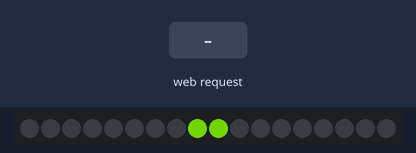
A sketch run on a simulated ESP8266 (NodeMCU). Parts: 18 RGB LEDs in strip order, left to right. The test bench sets the inputs (shaded band). Dim RGB values are drawn brighter than linear; WiFi joins after 1.5 s; servers stay silent unless stated; random numbers use the default seed unless the sketch sets one; what the sketch prints to the serial monitor is not drawn.

Above: at 9.2 s.
9.3 s: HTTP request GET /?status=120&notify=120&user=120 received
At 9.45 s:
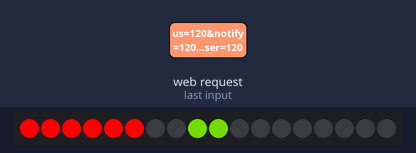
10.8 s: HTTP request GET /?status=1 received
At 13.53 s:
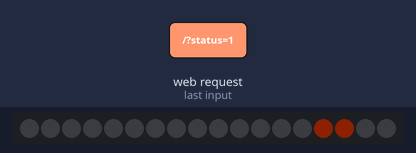
32.0 s: HTTP request GET /?status=1&notify=1&user=1 received
At 32.15 s:
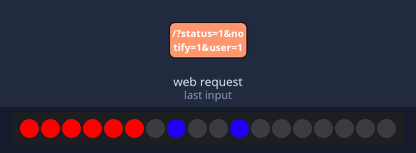
37.8 s: HTTP request GET /?status=1&notify=1&user=1 received
At 37.95 s:
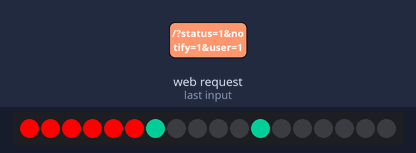

The sketch:

lightart.ino
```cpp
#include <Adafruit_NeoPixel.h>
#include <ESP8266WiFi.h>
#include <ESP8266WebServer.h>

ESP8266WebServer server(80);   //Web server object. Will be listening in port 80 (default for HTTP)


Adafruit_NeoPixel strip = Adafruit_NeoPixel(18, D3, NEO_GRB + NEO_KHZ800);
uint8_t count = 0;
boolean mode = false;
boolean isOn = true;
uint8_t user1 = 2;
uint8_t user2 = 0;
uint16_t twitter = 512;
uint16_t instagram = 640;
uint16_t fitbit = 384;

void setup() {
  Serial.begin(115200);

  WiFi.begin("ssid", "password"); //Connect to the WiFi network


  while (WiFi.status() != WL_CONNECTED) { //Wait for connection

  delay(500);
  Serial.println("Waiting to connect...");

  }

  Serial.print("IP address: ");
  Serial.println(WiFi.localIP());  //Print the local IP to access the server

  server.on("/", handleSpecificArg);   //Associate the handler function to the path

  server.begin();                                       //Start the server
  Serial.println("Server listening");
  strip.begin();
}

void loop() {
  server.handleClient();
  //notification(0,i);
  if(isOn){
    if(count == 0){
      count = random(10,50);
      mode = !mode;
    }
    if(mode){
      randBlink();
    }else{
      randChase();
    }
    count--;
  }else{
    clear();
    strip.show();
  }
}

void handleSpecificArg() {

String message = "";

  if (server.arg("status") != ""){     //Parameter not found
    message = "status = ";
    message += server.arg("status");     //Gets the value of the query parameter
    if(server.arg("status").toInt()==1){
      isOn = true;
    }else{
      isOn = false;
    }
  }

  uint32_t c = 0;
  uint8_t i = 0;

  if (server.arg("notify") != "" && server.arg("user") != ""){     //Parameter not found
    message = "notify = ";
    message += server.arg("notify");     //Gets the value of the query parameter
    if(server.arg("notify")=="twitter"){
      c = twitter;
    }
    if(server.arg("notify")=="instagram"){
      c = instagram;
    }
    if(server.arg("notify")=="fitbit"){
      c = fitbit;
    }
    if(server.arg("user")=="user1"){
      i = user1;
    }
    if(server.arg("user")=="user2"){
      i = user2;
    }
    notification(i,c);
  }


  server.send(200, "text/plain", message);          //Returns the HTTP response

}

static void layerChase(uint16_t img, uint16_t hue) {
    for(uint16_t l=0; l<3; l++){
      fade(img,l,hue);
    }
}

static void notification(uint8_t img, uint16_t hue){
  uint8_t col[3];
  hsb2rgb(hue,255,255,col);
  for(int i = 0; i<2; i++){
    setImage(img,0,strip.Color(col[0], col[1], col[2]));
    setImage(img,1,strip.Color(col[0], col[1], col[2]));
    setImage(img,2,strip.Color(col[0], col[1], col[2]));
    delay(300);
    clear();
    strip.show();
    delay(150);
  }
}

static void randBlink(){
  uint8_t i = random(0,3);
  uint8_t l = random(0,3);
  uint16_t c = random(0,769);
  fade(i,l,c);
}

static void randChase(){
  uint8_t i = random(0,3);
  uint16_t c = random(0,769);
  layerChase(i,c);
}

static void fade(uint16_t img, uint16_t layer, uint16_t hue){
  uint8_t col[3];
  for(uint16_t b=0; b<=500; b++){
        server.handleClient();
        clear();
        uint16_t brit = b;
        if(b>255){
          brit = 255-(b-255);
        }
        hsb2rgb(hue,255,brit,col);
        setImage(img,layer,strip.Color(col[0], col[1], col[2]));
        delay(10);
  }
}

void hsb2rgb(uint16_t index, uint8_t sat, uint8_t bright, uint8_t color[3]) {
    uint8_t temp[5], n = (index >> 8) % 3;
// %3 not needed if input is constrained, but may be useful for color cycling and/or if modulo constant is fast
    uint8_t x = ((((index & 255) * sat) >> 8) * bright) >> 8;
// shifts may be added for added speed and precision at the end if fast 32 bit calculation is available
    uint8_t s = ((256 - sat) * bright) >> 8;
    temp[0] = temp[3] =              s;
    temp[1] = temp[4] =          x + s;
    temp[2] =          bright - x    ;
    color[0]  = temp[n + 2];
    color[1] = temp[n + 1];
    color[2]  = temp[n    ];
}


static void chase(uint32_t c) {
  for(uint16_t i=0; i<strip.numPixels()+4; i++) {
      strip.setPixelColor(i  , c); // Draw new pixel
      strip.setPixelColor(i-4, 0); // Erase pixel a few steps back
      strip.show();
      delay(500);
  }
}

static void clear() {
  for(uint16_t i=0; i<strip.numPixels(); i++) {
      strip.setPixelColor(i, 0); // Erase pixel a few steps back
  }
}

static void setImage(uint16_t img, uint16_t layer, uint32_t c) {
   strip.setPixelColor((6*img)+layer, c); // Erase pixel a few steps back
   strip.setPixelColor((6*img)+(5-layer), c); // Erase pixel a few steps back
   strip.show();
}
```
